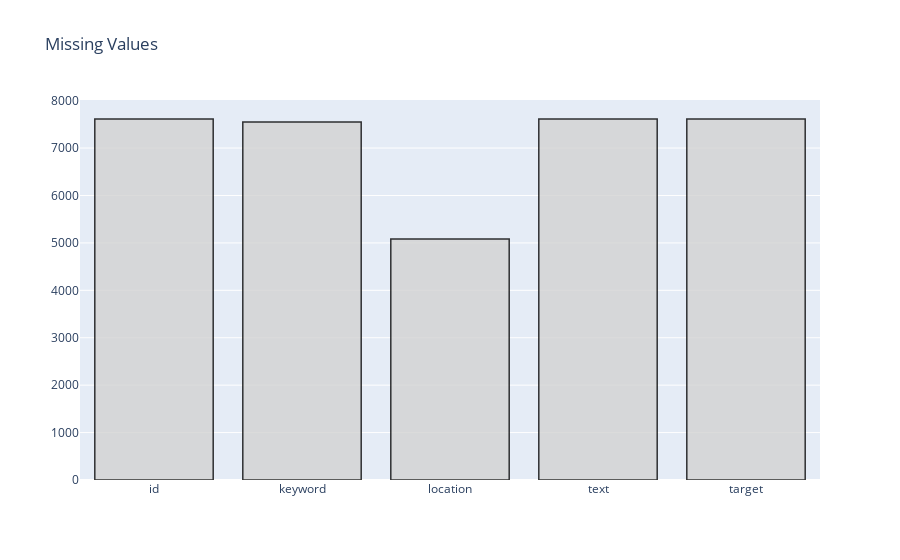

The code cell stored with this chart in its notebook:
### Code cell
missing_values(train)

### Figure 1 — Plotly figure (JSON) as saved in the notebook; plotly's stock layout.template omitted (floating-point values rounded to 4 significant figures)
{"data": [{"marker": {"color": "lightgrey", "line": {"color": "#000000", "width": 1.5}}, "opacity": 0.8, "type": "bar", "x": ["id", "keyword", "location", "text", "target"], "y": [7613, 7552, 5080, 7613, 7613]}], "layout": {"title": {"text": "Missing Values"}, "xaxis": {"type": "category", "range": [-0.5, 4.5], "autorange": true}, "yaxis": {"type": "linear", "range": [0, 8014.0], "autorange": true}, "autosize": true}}
